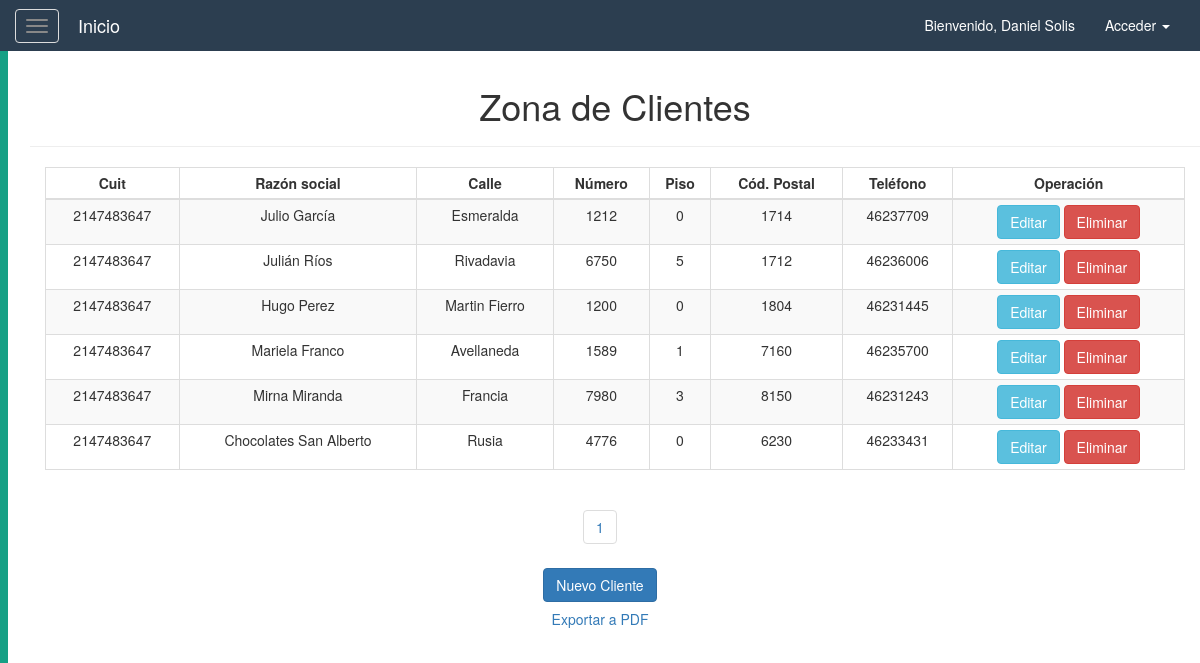
The page /logistica/vista_clientes.php (signed in) on the database its author committed.
### tables this page shows
CREATE TABLE Cliente(
	idCliente int(11) NOT NULL AUTO_INCREMENT,
    cuit int(11) NOT NULL,
    razon varchar(45) NOT NULL,
    telefono varchar(45) NOT NULL,
    dom_cp int(11) NOT NULL,
    dom_calle varchar(45) NOT NULL, 
    dom_numero int(11) NOT NULL,
    dom_piso int(11) NOT NULL,
    PRIMARY KEY (idCliente)
);

### resources/config.php (called while the page is built, shortened)
<?php
    $TEMPLATES_PATH=$_SERVER['DOCUMENT_ROOT'].'/resources/templates';
    $DB_PATH=$_SERVER['DOCUMENT_ROOT'].'/resources/db';
    require_once($TEMPLATES_PATH.'/cssHead.php');
    require_once($DB_PATH.'/control.php');
?>

### resources/db/control.php (called while the page is built, shortened)
<?php
    class controlDB{
        function __construct(){
            try{
            $host="localhost";
            $dbname="logistica";
            $user="root";
            $pass="";
            $this->con=mysqli_connect($host,$user,$pass) or die("No se puede conectar con la base de datos.");
            mysqli_select_db($this->con,$dbname)or die("No se encuentra la base de datos.");
            mysqli_set_charset($this->con, "utf8");
            }catch(Exception $ex){
                throw $ex;
            }
        }
        function consultar($sql){
            $result=mysqli_query($this->con,$sql);
            $data=null;
            while($fila=mysqli_fetch_assoc($result)){
                $data[]=$fila;
            }
            return $data;
        }
    }
?>

### resources/library/clientes_pag.php (called while the page is built, shortened)
<?php
        $tamagno_paginas = 6;
        if(isset($_GET['pagina'])) {
            $pag = $_GET['pagina'];
        } else {
            $pag = 1;
        }
        $empezar_desde = ($pag-1) * $tamagno_paginas;
        $datos = $obj -> consultar("SELECT *
            FROM cliente
            ORDER BY cuit
            LIMIT $empezar_desde, $tamagno_paginas");
        $num_filas = count($obj->consultar("SELECT *
            FROM cliente"));
        $total_paginas = ceil($num_filas/$tamagno_paginas);
?>

### logistica/vista_clientes.php (the view, shortened to what this page needs)
<!DOCTYPE html>
<html lang="es">
<head>
    <?php
        require_once($_SERVER['DOCUMENT_ROOT'].'/resources/config.php');
        $obj = new controlDB();
        include $LIBRARY_PATH.'/clientes_pag.php';
    ?>
</head>
<body>
    <?php
        require_once($_SERVER['DOCUMENT_ROOT'].'/resources/templates/header.php');
    ?>
    <div id="wrapper">
        <?php
            require_once($_SERVER['DOCUMENT_ROOT'].'/resources/templates/sidebar.php');
        ?>
        <div id="page-content-wrapper">
            <div class="container-fluid">
                <div class="row">
                    <div class="col-lg-12 text-center">
                        <div class="container">
                            <div class="row">
                                <div class="col">
                                    <h1>Zona de Clientes</h1>
                                    <hr/>
                                </div>
                            </div>
                        </div>
                        <div class="container">
                            <div class="row">
                                <div class="col-lg-12 col-md-12 col-sm-12 col-xs-12">
                                    <div class="table-responsive">
                                        <table class="table table-striped table-bordered table-condensed table-hover">
                                            <thead>
                                                <th  class="text-center">Cuit</th>
                                                <th  class="text-center">Razón social</th>
                                                <th  class="text-center">Calle</th>
                                                <th  class="text-center">Número</th>
                                                <th  class="text-center">Piso</th>
                                                <th  class="text-center">Cód. Postal</th>
                                                <th  class="text-center">Teléfono</th>
                                                <th  class="text-center">Operación</th>
                                            </thead>
                                            <?php foreach($datos as $td){ ?>
                                            <tr>
                                                <td><?php echo $td['cuit']; ?></td>
                                                <td><?php echo utf8_decode(ucwords(strtolower($td['razon']))); ?></td>
                                                <td><?php echo utf8_decode(ucwords(strtolower($td['dom_calle']))); ?></td>
                                                <td><?php echo $td['dom_numero']; ?></td>
                                                <td><?php echo $td['dom_piso']; ?></td>
                                                <td><?php echo $td['dom_cp']; ?></td>
                                                <td><?php echo $td['telefono']; ?></td>
                                                <td class="text-center">
                                                    <a href="editarCliente.php?id=<?php echo $td["idCliente"]?>">
                                                        <button class="btn btn-info">Editar</button>
                                                    </a>
                                                    <a href="bdCliente.php?id=<?php echo $td["idCliente"]?>&funcion=eliminar">
                                                        <button class="btn btn-danger">Eliminar</button>
                                                    </a>
                                                </td>
                                            </tr>
                                            <?php } ?>
                                        </table>
                                    </div>
                                </div>
                            </div>
                        </div>
                        <div class="row">
                            <div class="col">
                                <?php
                                    for($i = 1; $i <= $total_paginas; $i++){
                                    echo "<ul class='pagination'>
                                        <li><a href='?pagina=".$i."'>".$i."</a></li>
                                    </ul>";}
                                ?>
                            </div>
                        </div>
                        <div class="row">
                                <div class="col">
                                    <a href="registrarCliente.php" class="btn btn-primary">Nuevo Cliente</a>
                                </div>
                        </div>
                        <div class="row">
                            <a href="/logistica/exportarCliente.php" target="_blank">
                                <button class="btn btn-link">Exportar a PDF</button>
                            </a>
                        </div>
                    </div>
                </div>
            </div>
        </div>
    </div>
</body>
</html>

### resources/templates/cssHead.php
<?php
    echo "
        <meta charset='utf-8'>
        <meta name='viewport' content='width=device-width, initial-scale=1'>
        <link rel='stylesheet' href='/resources/css/bootstrap.min.css'>
        <link rel='stylesheet' href='/resources/css/fontello.css'>
        <link rel='stylesheet' href='/resources/css/frontEstilo.css'>
        <link rel='stylesheet' href='/resources/css/header.css'>
        <link rel='stylesheet' href='/resources/css/menuLateral.css'>
        <link rel='icon' href='/resources/images/title-logo.png' type='image/x-icon'>
    ";
?>

### resources/templates/header.php (shortened to what this page needs)
<nav class='navbar navbar-default'>
    <div class='container-fluid'>
        <div class='navbar-header'>
            <button type='button' class='navbar-toggle navbar-toggle-left collapsed' id='menu-toggle'>
        <span class='icon-bar'></span>
        <span class='icon-bar'></span>
        <span class='icon-bar'></span>
      </button>
            <a class='navbar-brand' href='ppal.php'>Inicio</a>
        </div>
        <div class='collapse navbar-collapse' id='bs-example-navbar-collapse-1'>
            <ul class='nav navbar-nav navbar-right'>
                <?php
                    echo "<li><a href='#'>Bienvenido, ".$_SESSION['usuario']."</a></li>";
                ?>
                <li class='dropdown'>
                    <a href='#' class='dropdown-toggle' data-toggle='dropdown' role='button' aria-haspopup='true' aria-expanded='false'>Acceder <span class='caret'></span></a>
                </li>
            </ul>
        </div>
    </div>
</nav>

### resources/templates/sidebar.php (shortened to what this page needs)
<div id='sidebar-wrapper'>
</div>

### resources/css/header.css (style rules this page uses)
.navbar { border-radius: 0px; }
.navbar-default { background-color:#2C3E50; border: #2C3E50 0px; color: white; }
.navbar-default .navbar-brand { color: white; }
.navbar-default .navbar-nav>li>a { color: white; }
.navbar { margin-bottom: 0px; }
.navbar-toggle-left { display: inline-block; }
.navbar-brand { display:inline-block; float:none; }
.navbar-toggle-left { float:none; }

### resources/css/menuLateral.css (style rules this page uses)
#sidebar-wrapper { z-index: 1; position: absolute; width: 0; height: 100%; overflow-y: hidden; background: #2C3E50; border-left: 8px solid #16A085; transition: all 0.4s ease; }
#page-content-wrapper { width: 100%; height: 100%; position: absolute; padding: 15px; }

### rows shown on the page
cliente: cuit "2147483647", razon "Julio García", dom_calle "Esmeralda", dom_numero "1212", dom_piso "0", dom_cp "1714", telefono "46237709"
cliente: cuit "2147483647", razon "Julián Ríos", dom_calle "Rivadavia", dom_numero "6750", dom_piso "5", dom_cp "1712", telefono "46236006"
cliente: cuit "2147483647", razon "Hugo Perez", dom_calle "Martin Fierro", dom_numero "1200", dom_piso "0", dom_cp "1804", telefono "46231445"
cliente: cuit "2147483647", razon "Mariela Franco", dom_calle "Avellaneda", dom_numero "1589", dom_piso "1", dom_cp "7160", telefono "46235700"
cliente: cuit "2147483647", razon "Mirna Miranda", dom_calle "Francia", dom_numero "7980", dom_piso "3", dom_cp "8150", telefono "46231243"
cliente: cuit "2147483647", razon "Chocolates San Alberto", dom_calle "Rusia", dom_numero "4776", dom_piso "0", dom_cp "6230", telefono "46233431"

### other values the page prints
$_SESSION['usuario'] "Daniel Solis"
